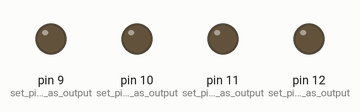
A sketch run on a simulated Arduino Uno, built with avr-gcc and run on an emulated ATmega328P. Parts: output pins drawn as LEDs (lit = HIGH).

Above: at 0.2 s.
At 1.2 s:
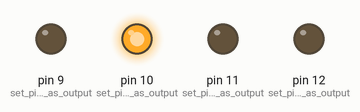
At 2.2 s:
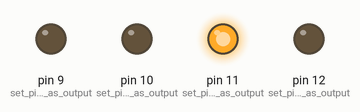
At 4.7 s:
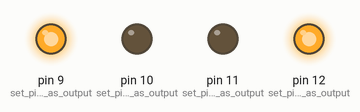
At 7.2 s:
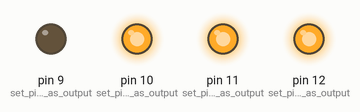
At 9.7 s:
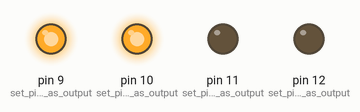
Timing chart, 0 to 10.4 s (numbered marks = the images above):
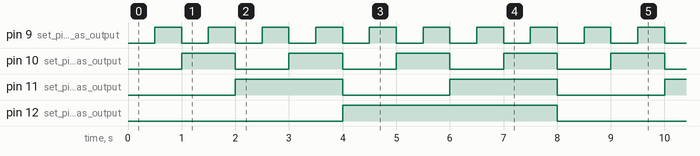

The sketch:

4bitBinary.ino
```cpp
// 4 bit binary up counter (MOD-16 counter)
// Initialize two-dimensional array A
boolean A[4][16]={
 {0,0,0,0,0,0,0,0,1,1,1,1,1,1,1,1}, //[A0]
 {0,0,0,0,1,1,1,1,0,0,0,0,1,1,1,1}, //[A1]
 {0,0,1,1,0,0,1,1,0,0,1,1,0,0,1,1}, //[A2]
 {0,1,0,1,0,1,0,1,0,1,0,1,0,1,0,1}}; //[A3]

int i = 0; // initialize variable "i" to zero
void setup()
{
 pinMode(12,OUTPUT); //set pin 12 as output
 pinMode(11,OUTPUT); //set pin 11 as output
 pinMode(10,OUTPUT); //set pin 10 as output
 pinMode(9,OUTPUT); //set pin 9 as output

}
// The following code runs repeatedly
void loop()
{
 digitalWrite(12,A[0][i]); // Pin 12's output will be A[O]
 digitalWrite(11,A[1][i]); // Pin 10's output will be A[1]
 digitalWrite(10,A[2][i]); // Pin 12's output will be A[2]
 digitalWrite(9,A[3][i]);  // Pin 9's  output will be A[3]
 delay(500); //wait for 500 milliseconds
 i++; // increase the value of i by one
 i = i % 16; // if variable "i" is equal to 16 set it to zero.
}
```

Measured:
- by itself, pin 9 (set_pin_9_as_output): alternates HIGH for 0.50 s and LOW for 0.50 s
- by itself, pin 10 (set_pin_10_as_output): alternates HIGH for 1.0 s and LOW for 1.0 s
- by itself, pin 11 (set_pin_11_as_output): alternates HIGH for 2.0 s and LOW for 2.0 s
- by itself, pin 12 (set_pin_12_as_output): alternates HIGH for 4.0 s and LOW for 4.0 s
